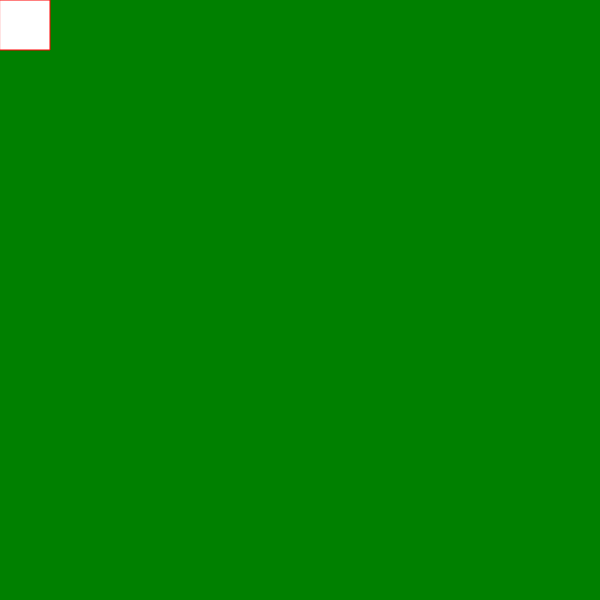
Frame 1 (no input)
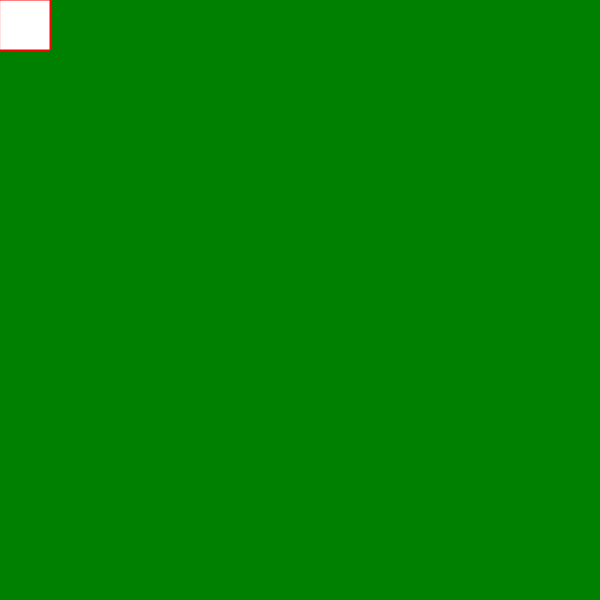
Frame 60 (no input)
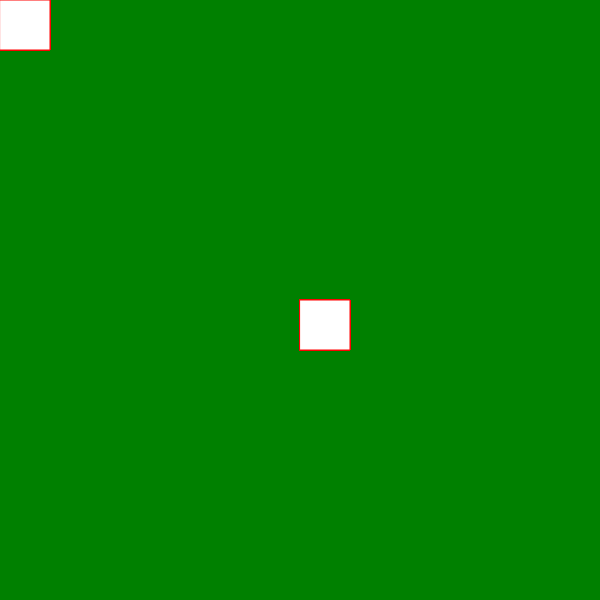
Frame 120 (the mouse pressed at the canvas centre since frame 60)

The p5.js sketch that drew these frames (run headless with seeded random() and noise() and a simulated clock; from frame 60 on, the mouse is pressed at the canvas centre):

// p5.js sketch
// ── sketch.js
function setup() {
  createCanvas(600, 600);
  background("green");
}

function draw() {
  
  stroke("red");
  fill("white");
  
  // console.log (mouseIsPressed);
  
  if(mouseIsPressed);
  rect(mouseX,mouseY,50,50);
 }
